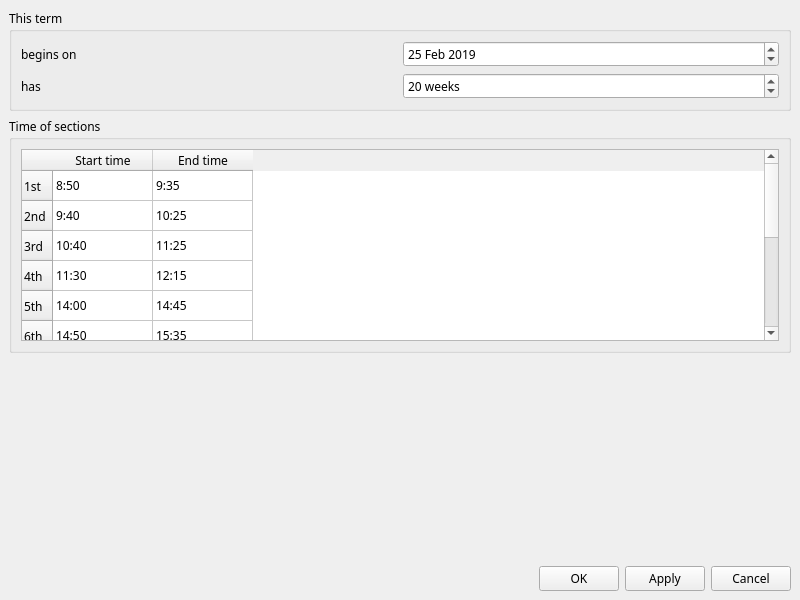
<?xml version="1.0" encoding="UTF-8"?>
<ui version="4.0">
 <class>SettingWindow</class>
 <widget class="QMainWindow" name="SettingWindow">
  <property name="windowModality">
   <enum>Qt::ApplicationModal</enum>
  </property>
  <property name="enabled">
   <bool>true</bool>
  </property>
  <property name="geometry">
   <rect>
    <x>0</x>
    <y>0</y>
    <width>800</width>
    <height>600</height>
   </rect>
  </property>
  <property name="font">
   <font>
    <family>微软雅黑</family>
    <stylestrategy>PreferAntialias</stylestrategy>
   </font>
  </property>
  <property name="cursor">
   <cursorShape>ArrowCursor</cursorShape>
  </property>
  <property name="windowTitle">
   <string>Settings</string>
  </property>
  <property name="windowIcon">
   <iconset>
    <normalon>:/icon/setting.ico</normalon>
   </iconset>
  </property>
  <property name="documentMode">
   <bool>true</bool>
  </property>
  <widget class="QWidget" name="centralwidget">
   <layout class="QVBoxLayout" name="verticalLayout_2">
    <item>
     <widget class="QGroupBox" name="termGroupBox">
      <property name="title">
       <string>This term</string>
      </property>
      <layout class="QVBoxLayout" name="verticalLayout_3">
       <item>
        <layout class="QVBoxLayout" name="verticalLayout">
         <item>
          <layout class="QHBoxLayout" name="horizontalLayout">
           <item>
            <widget class="QLabel" name="label">
             <property name="text">
              <string>begins on</string>
             </property>
            </widget>
           </item>
           <item>
            <widget class="QDateEdit" name="termStartDateEdit">
             <property name="dateTime">
              <datetime>
               <hour>0</hour>
               <minute>0</minute>
               <second>0</second>
               <year>2019</year>
               <month>2</month>
               <day>25</day>
              </datetime>
             </property>
            </widget>
           </item>
          </layout>
         </item>
         <item>
          <layout class="QHBoxLayout" name="horizontalLayout_2">
           <item>
            <widget class="QLabel" name="label_2">
             <property name="text">
              <string>has</string>
             </property>
            </widget>
           </item>
           <item>
            <widget class="QSpinBox" name="totalWeekBox">
             <property name="suffix">
              <string> weeks</string>
             </property>
             <property name="prefix">
              <string/>
             </property>
             <property name="minimum">
              <number>15</number>
             </property>
             <property name="maximum">
              <number>30</number>
             </property>
             <property name="value">
              <number>20</number>
             </property>
            </widget>
           </item>
          </layout>
         </item>
        </layout>
       </item>
      </layout>
     </widget>
    </item>
    <item>
     <widget class="QGroupBox" name="groupBox">
      <property name="sizePolicy">
       <sizepolicy hsizetype="Preferred" vsizetype="Preferred">
        <horstretch>0</horstretch>
        <verstretch>0</verstretch>
       </sizepolicy>
      </property>
      <property name="title">
       <string>Time of sections</string>
      </property>
      <layout class="QVBoxLayout" name="verticalLayout_4">
       <item>
        <widget class="QTableWidget" name="tableWidget">
         <row>
          <property name="text">
           <string>1st</string>
          </property>
         </row>
         <row>
          <property name="text">
           <string>2nd</string>
          </property>
         </row>
         <row>
          <property name="text">
           <string>3rd</string>
          </property>
         </row>
         <row>
          <property name="text">
           <string>4th</string>
          </property>
         </row>
         <row>
          <property name="text">
           <string>5th</string>
          </property>
         </row>
         <row>
          <property name="text">
           <string>6th</string>
          </property>
         </row>
         <row>
          <property name="text">
           <string>7th</string>
          </property>
         </row>
         <row>
          <property name="text">
           <string>8th</string>
          </property>
         </row>
         <row>
          <property name="text">
           <string>9th</string>
          </property>
         </row>
         <row>
          <property name="text">
           <string>10th</string>
          </property>
         </row>
         <row>
          <property name="text">
           <string>11th</string>
          </property>
         </row>
         <column>
          <property name="text">
           <string>Start time</string>
          </property>
         </column>
         <column>
          <property name="text">
           <string>End time</string>
          </property>
         </column>
         <item row="0" column="0">
          <property name="text">
           <string>8:50</string>
          </property>
         </item>
         <item row="0" column="1">
          <property name="text">
           <string>9:35</string>
          </property>
         </item>
         <item row="1" column="0">
          <property name="text">
           <string>9:40</string>
          </property>
         </item>
         <item row="1" column="1">
          <property name="text">
           <string>10:25</string>
          </property>
         </item>
         <item row="2" column="0">
          <property name="text">
           <string>10:40</string>
          </property>
         </item>
         <item row="2" column="1">
          <property name="text">
           <string>11:25</string>
          </property>
         </item>
         <item row="3" column="0">
          <property name="text">
           <string>11:30</string>
          </property>
         </item>
         <item row="3" column="1">
          <property name="text">
           <string>12:15</string>
          </property>
         </item>
         <item row="4" column="0">
          <property name="text">
           <string>14:00</string>
          </property>
         </item>
         <item row="4" column="1">
          <property name="text">
           <string>14:45</string>
          </property>
         </item>
         <item row="5" column="0">
          <property name="text">
           <string>14:50</string>
          </property>
         </item>
         <item row="5" column="1">
          <property name="text">
           <string>15:35</string>
          </property>
         </item>
         <item row="6" column="0">
          <property name="text">
           <string>15:45</string>
          </property>
         </item>
         <item row="6" column="1">
          <property name="text">
           <string>16:30</string>
          </property>
         </item>
         <item row="7" column="0">
          <property name="text">
           <string>16:35</string>
          </property>
         </item>
         <item row="7" column="1">
          <property name="text">
           <string>17:20</string>
          </property>
         </item>
         <item row="8" column="0">
          <property name="text">
           <string>19:00</string>
          </property>
         </item>
         <item row="8" column="1">
          <property name="text">
           <string>19:45</string>
          </property>
         </item>
         <item row="9" column="0">
          <property name="text">
           <string>19:55</string>
          </property>
         </item>
         <item row="9" column="1">
          <property name="text">
           <string>20:40</string>
          </property>
         </item>
         <item row="10" column="0">
          <property name="text">
           <string>20:50</string>
          </property>
         </item>
         <item row="10" column="1">
          <property name="text">
           <string>21:35</string>
          </property>
         </item>
        </widget>
       </item>
      </layout>
     </widget>
    </item>
    <item>
     <spacer name="verticalSpacer">
      <property name="orientation">
       <enum>Qt::Vertical</enum>
      </property>
      <property name="sizeHint" stdset="0">
       <size>
        <width>20</width>
        <height>40</height>
       </size>
      </property>
     </spacer>
    </item>
    <item>
     <layout class="QHBoxLayout" name="horizontalLayout_3">
      <item>
       <spacer name="horizontalSpacer">
        <property name="orientation">
         <enum>Qt::Horizontal</enum>
        </property>
        <property name="sizeHint" stdset="0">
         <size>
          <width>40</width>
          <height>20</height>
         </size>
        </property>
       </spacer>
      </item>
      <item>
       <widget class="QPushButton" name="okButton">
        <property name="text">
         <string>OK</string>
        </property>
       </widget>
      </item>
      <item>
       <widget class="QPushButton" name="applyButton">
        <property name="text">
         <string>Apply</string>
        </property>
       </widget>
      </item>
      <item>
       <widget class="QPushButton" name="cancelButton">
        <property name="text">
         <string>Cancel</string>
        </property>
       </widget>
      </item>
     </layout>
    </item>
   </layout>
  </widget>
 </widget>
 <resources/>
 <connections/>
</ui>
